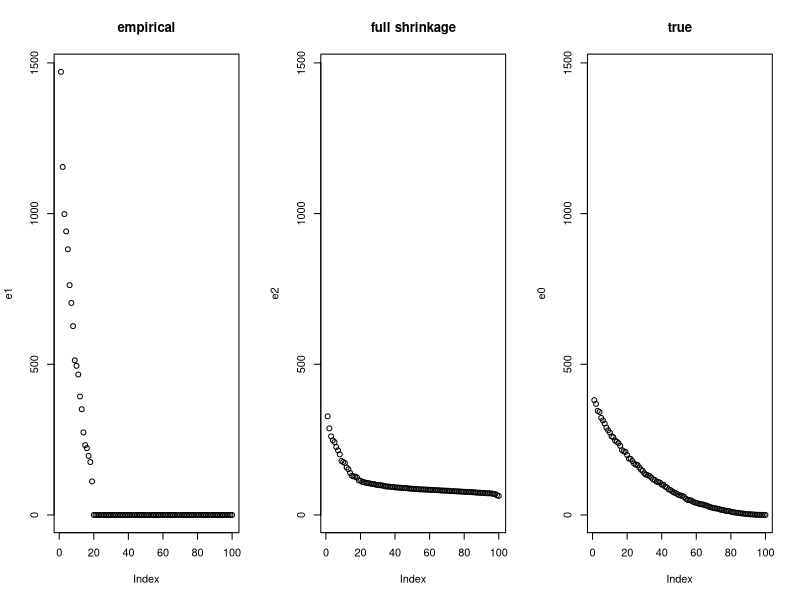

This figure's R source:
library(corpcor)


### Name: cov.shrink
### Title: Shrinkage Estimates of Covariance and Correlation
### Aliases: cov.shrink cor.shrink var.shrink
### Keywords: multivariate

### ** Examples

# load corpcor library
library("corpcor")

# small n, large p
p = 100
n = 20

# generate random pxp covariance matrix
sigma = matrix(rnorm(p*p),ncol=p)
sigma = crossprod(sigma)+ diag(rep(0.1, p))

# simulate multinormal data of sample size n  
sigsvd = svd(sigma)
Y = t(sigsvd$v %*% (t(sigsvd$u) * sqrt(sigsvd$d)))
X = matrix(rnorm(n * ncol(sigma)), nrow = n) %*% Y


# estimate covariance matrix
s1 = cov(X)
s2 = cov.shrink(X)


# squared error
sum((s1-sigma)^2)
sum((s2-sigma)^2)


# compare positive definiteness
is.positive.definite(sigma)
is.positive.definite(s1)
is.positive.definite(s2)


# compare ranks and condition
rank.condition(sigma)
rank.condition(s1)
rank.condition(s2)

# compare eigenvalues
e0 = eigen(sigma, symmetric=TRUE)$values
e1 = eigen(s1, symmetric=TRUE)$values
e2 = eigen(s2, symmetric=TRUE)$values
m = max(e0, e1, e2)
yl = c(0, m)

par(mfrow=c(1,3))
plot(e1,  main="empirical")
plot(e2,  ylim=yl, main="full shrinkage")
plot(e0,  ylim=yl, main="true")
par(mfrow=c(1,1))
